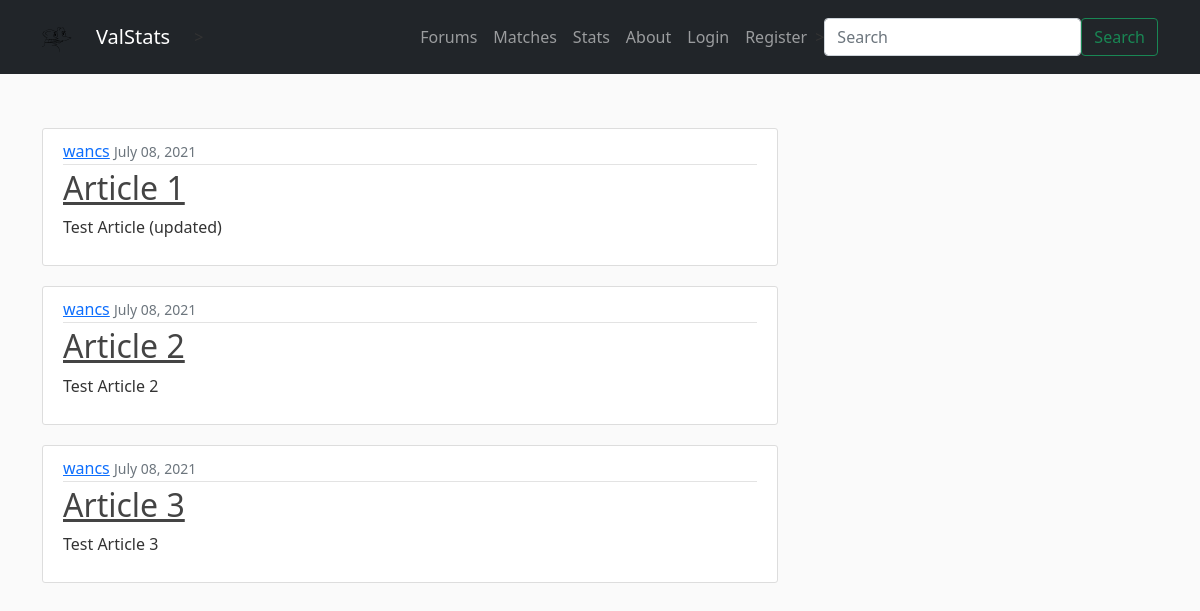
The page / on the database its author committed.
### visualize/models.py (models this page shows, shortened)
class Post(models.Model):
    title = models.CharField(max_length=100)
    content = models.TextField() # may need to change the type of model when adding visuals/infographics
    date_posted = models.DateTimeField(default=timezone.now) #auto_now = True for last modified
    author = models.ForeignKey(User, on_delete=models.CASCADE) #if user deleted --> delete their posts but not the other way around

### visualize/views.py (the view)
# urls.py: 2. Add a URL to urlpatterns:  path('', views.home, name='home')
def home(request):
    context = {
        'posts': Post.objects.all()
    }
    return render(request, 'visualize/home.html', context)

### visualize/templates/visualize/home.html
{% extends "visualize/base.html" %}
{% block content %}
    {% for post in posts %}
        <article class="media content-section">
            <div class="media-body">
            <div class="article-metadata">
                <a class="mr-2" href="#">{{ post.author }}</a>
                <small class="text-muted">{{ post.date_posted|date:"F d, Y" }}</small>
            </div>
            <h2><a class="article-title" href="#">{{ post.title }}</a></h2>
            <p class="article-content">{{ post.content }}</p>
            </div>
        </article>
    {% endfor %}
{% endblock content %}

### visualize/static/css/main.css (style rules this page uses)
body { background: #fafafa; color: #333333; margin-top: 5rem; }
h1, h2, h3, h4, h5, h6 { color: #444444; }
.content-section { background: #ffffff; padding: 10px 20px; border: 1px solid #dddddd; border-radius: 3px; margin-bottom: 20px; }
.article-title { color: #444444; }
.article-content { white-space: pre-line; }
.article-metadata { padding-bottom: 1px; margin-bottom: 4px; border-bottom: 1px solid #e3e3e3 }

### rows shown on the page
Post: author "wancs", date_posted "July 08, 2021", title "Article 1", content "Test Article (updated)"
Post: author "wancs", date_posted "July 08, 2021", title "Article 2", content "Test Article 2"
Post: author "wancs", date_posted "July 08, 2021", title "Article 3", content "Test Article 3"
